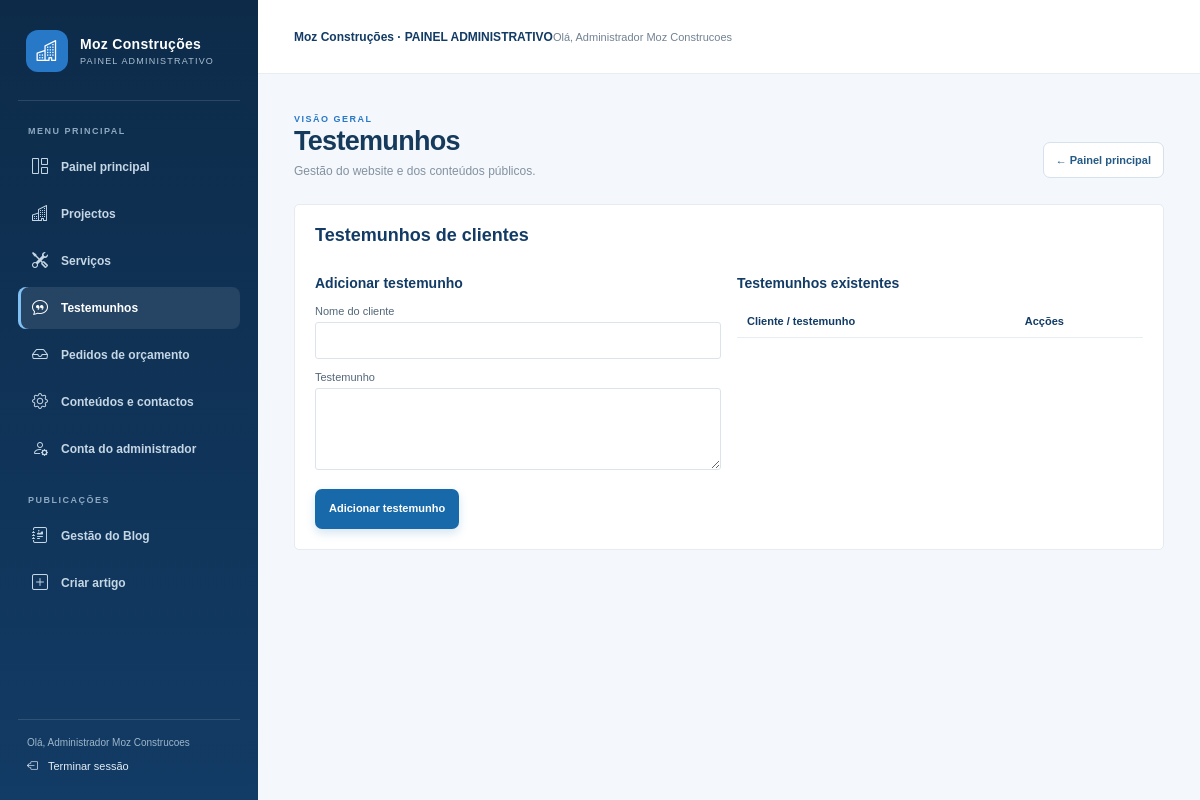
Before: /public/admin/dashboard.php?page=testemunhos (signed in) with the older database file.
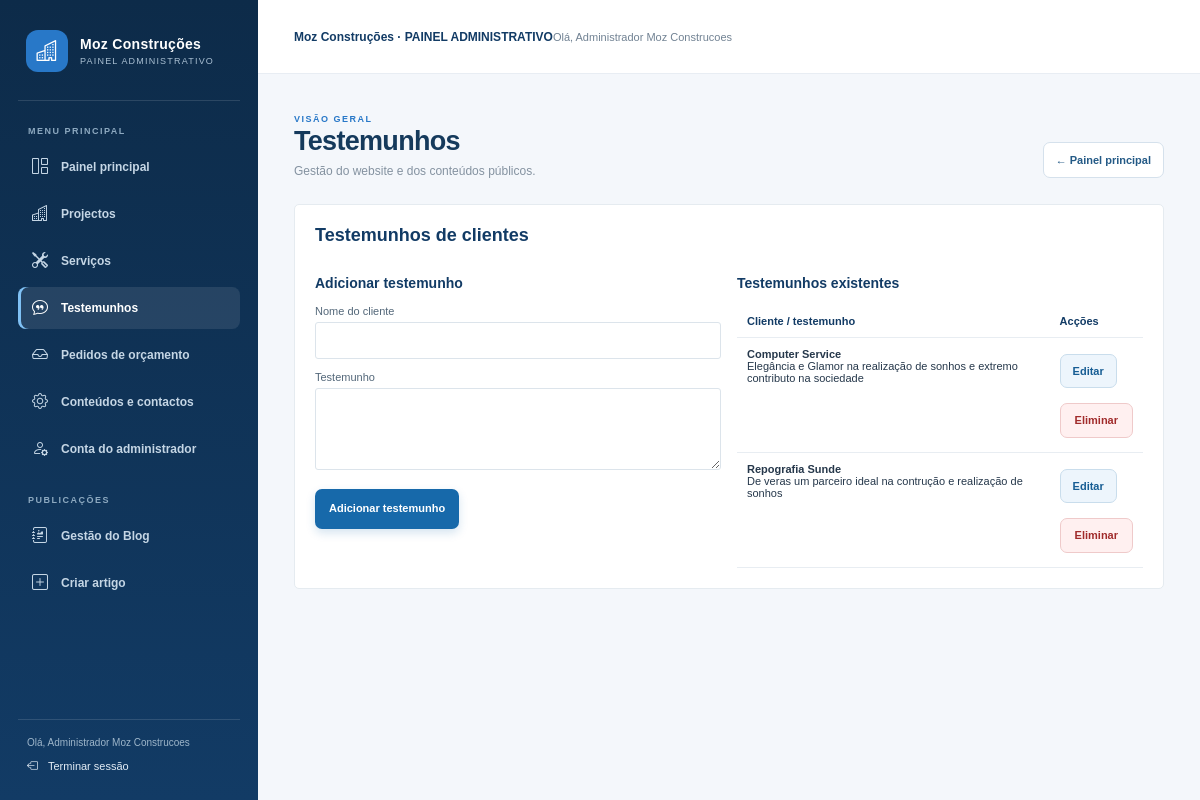
After: the same page with the newer database file.
### tables this page shows
CREATE TABLE `testimonials` (
  `id` int(11) NOT NULL,
  `client_name` varchar(140) NOT NULL,
  `message` text NOT NULL,
  `created_at` timestamp NULL DEFAULT current_timestamp()
);

### app/admin.php (called while the page is built, shortened)
<?php
function admin_escape(mixed $value): string
{
    return htmlspecialchars((string)$value, ENT_QUOTES | ENT_SUBSTITUTE, 'UTF-8');
}

### public/admin/dashboard.php (the view, shortened to what the changed rows need)
<?php
require_once __DIR__ . '/../../app/admin.php';
$pdo = db();
$page = (string)($_GET['page'] ?? 'inicio');
$pageTitles = ['inicio' => 'Painel principal','configuracoes' => 'Conteúdos e contactos','projectos' => 'Gestão de projectos','servicos' => 'Gestão de serviços','testemunhos' => 'Testemunhos','pedidos' => 'Pedidos de orçamento','conta' => 'Conta do administrador'];
$testimonials = $pdo->query('SELECT * FROM testimonials ORDER BY id DESC')->fetchAll();
$settings = [];
foreach ($pdo->query('SELECT setting_key,setting_value FROM site_settings')->fetchAll() as $row) {
    $settings[$row['setting_key']] = $row['setting_value'];
}
$defaults = ['company_name' => 'Moz Construções','company_tagline' => 'CONSTRUÇÃO & ENGENHARIA','company_description' => '','hero_title' => 'Construímos hoje o futuro que imagina.','hero_description' => '','about_title' => 'Mais do que construir, criamos confiança.','about_text' => '','city' => 'Maputo, Moçambique','phone' => '+258 84 000 0000','email' => 'contacto@horizonte.co.mz','whatsapp' => '258840000000','address' => 'Maputo, Moçambique','opening_hours' => 'Segunda – Sexta | 08:00 – 17:00','hero_image' => '','about_image' => '','partners' => default_site_partners()];
$settings = array_merge($defaults, $settings);
if (trim((string)$settings['partners']) === '') {
    $settings['partners'] = default_site_partners();
}$csrf = admin_csrf_token();
?>
<!doctype html>
<html lang="pt">
<head>
    <link rel="stylesheet" href="../assets/css/style.css">
    <link href="https://cdn.jsdelivr.net/npm/bootstrap-icons@1.11.3/font/bootstrap-icons.min.css" rel="stylesheet">
</head>
<body>
    <div class="admin-layout">
        <?php $adminPage = $page;
include __DIR__ . '/sidebar.php'; ?>
        <div class="admin-main-area">
            <main class="adminmain">
                <div class="page-heading">
                    <div><span class="eyebrow-admin">Visão geral</span>
                        <h1><?= admin_escape($pageTitles[$page]) ?></h1>
                    </div><?php if ($page !== 'inicio'): ?><a class="back-link" href="dashboard.php">← Painel
                        principal</a><?php endif; ?>
                </div>
                <?php if ($page === 'testemunhos'): ?><section class="panel" id="testemunhos">
                    <h2>Testemunhos de clientes</h2>
                    <div class="two-col">
                        <div>
                            <table>
                                <tr>
                                    <th>Cliente / testemunho</th>
                                    <th>Acções</th>
                                </tr><?php foreach ($testimonials as $t): ?><tr>
                                    <td><b><?= admin_escape($t['client_name']) ?></b><br><?= admin_escape($t['message']) ?>
                                    </td>
                                    <td>
                                        <details>
                                            <summary>Editar</summary>
                                        </details>
                                        <form method="post" class="inline-form"
                                            onsubmit="return confirm('Eliminar este testemunho?')">
                                            <?php edit_form('delete_testimonial', (int)$t['id'], $csrf); ?><button
                                                class="btn danger-btn">Eliminar</button></form>
                                    </td>
                                </tr><?php endforeach; ?>
                            </table>
                        </div>
                    </div>
                </section><?php endif; ?>
            </main>
        </div>
    </div>
</body>
</html>

### public/admin/sidebar.php (shortened to what the changed rows need)
<?php
$adminPage = $adminPage ?? 'inicio';
?>
<aside class="admin-sidebar" aria-label="Navegação administrativa">
    <nav class="sidebar-nav">
        <?php foreach ([
      ['inicio','Painel principal','bi-grid-1x2'],
      ['projectos','Projectos','bi-buildings'],
      ['servicos','Serviços','bi-tools'],
      ['testemunhos','Testemunhos','bi-chat-quote'],
      ['pedidos','Pedidos de orçamento','bi-inbox'],
      ['configuracoes','Conteúdos e contactos','bi-gear'],
      ['conta','Conta do administrador','bi-person-gear'],
    ] as [$navPage,$navLabel,$navIcon]): ?>
        <a href="<?= $navPage === 'inicio' ? 'dashboard.php' : 'dashboard.php?page=' . $navPage ?>"
            <?= $adminPage === $navPage ? 'aria-current="page"' : '' ?>><i
                class="bi <?= admin_escape($navIcon) ?>"></i><?= admin_escape($navLabel) ?></a>
        <?php endforeach; ?>
    </nav>
</aside>

Changed rows visible on the page:
added testimonials: client_name "Computer Service", message "Elegância e Glamor na realização de sonhos e extremo contributo na sociedade"
added testimonials: client_name "Repografia Sunde", message "De veras um parceiro ideal na contrução e realização de sonhos"
